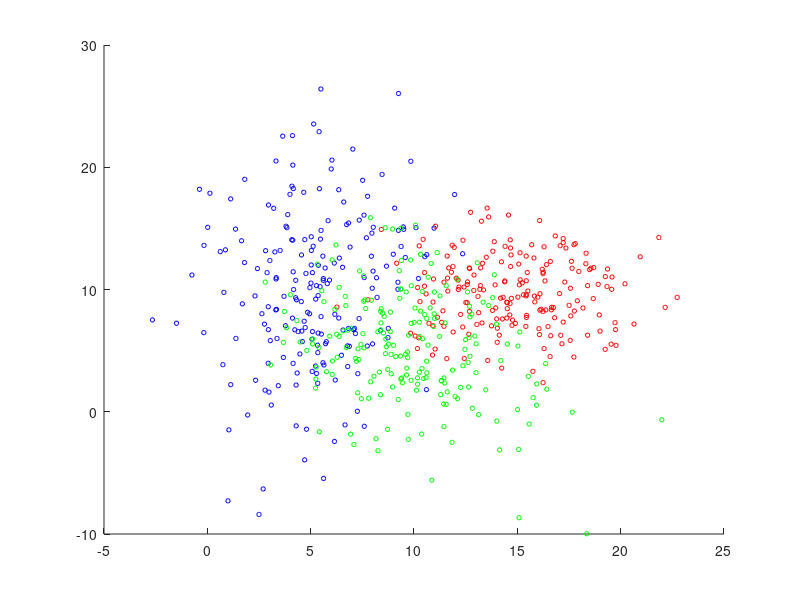

The MATLAB source for this figure: (Note: this script raises an error after producing the figure.)
clear all;
close all;

MU1 = [5 10];
SIGMA1 = [8 4; 4 40];
MU2 = [15 10];
SIGMA2 = [8 0; 0 8];
MU3 = [10 5];
SIGMA3 = [10 -5; -5 20];
X1 = mvnrnd(MU1,SIGMA1,200);
X2 = mvnrnd(MU2,SIGMA2,200);
X3 = mvnrnd(MU3, SIGMA3, 200);

SIGMA1 = cov(X1);
SIGMA2 = cov(X2);
SIGMA3 = cov(X3);

range1 = [-5:0.1:20]
range2 = [-5:0.1:20]

figure;
hold on;

scatter(X1(:,1), X1(:,2), 10, 'b');
scatter(X2(:,1), X2(:,2), 10, 'r');
scatter(X3(:,1), X3(:,2), 10, 'g');

[c_vectors, c_values] = eigs(SIGMA1);
[d_vectors, d_values] = eigs(SIGMA2);
[e_vectors, e_values] = eigs(SIGMA3);

c_theta = atan2(c_vectors(2,1), c_vectors(1,1));
plot_ellipse(MU1(1), MU1(2), c_theta, sqrt(c_values(1,1)), sqrt(c_values(2,2)));

d_theta = atan2(d_vectors(2,1), d_vectors(1,1));
plot_ellipse(MU2(1), MU2(2), d_theta, sqrt(d_values(1,1)),sqrt(d_values(2,2)));

e_theta = atan2(e_vectors(2,1), e_vectors(1,1));
plot_ellipse(MU3(1), MU3(2), e_theta, sqrt(e_values(1,1)),sqrt(e_values(2,2)));

med_1 = MED([MU1; MU2; MU3], range1, range2);
contour(range1, range2, med_1', 2, '--r');
hold on;

case2_classes = {X1, X2, X3};
confusion = zeros(size(case2_classes, 2));

for i=1:size(case2_classes, 2)
    current_class = cell2mat(case2_classes(i));
    for j=1:size(current_class, 1)

       predicted = MED([MU1; MU2; MU3], current_class(j,1), current_class(j,2));
   
       confusion(i,predicted) = confusion(i,predicted) + 1;
    end
end 

confusion